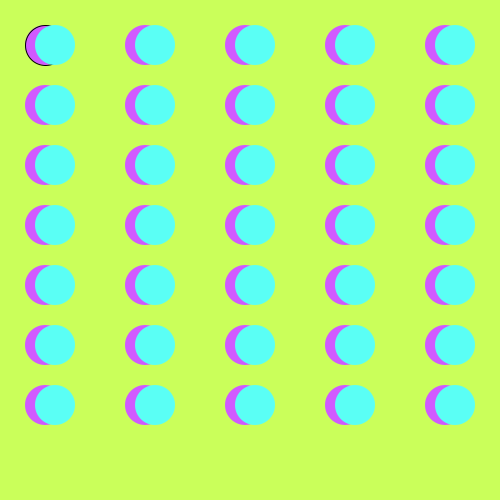
Frame 1 (no input)
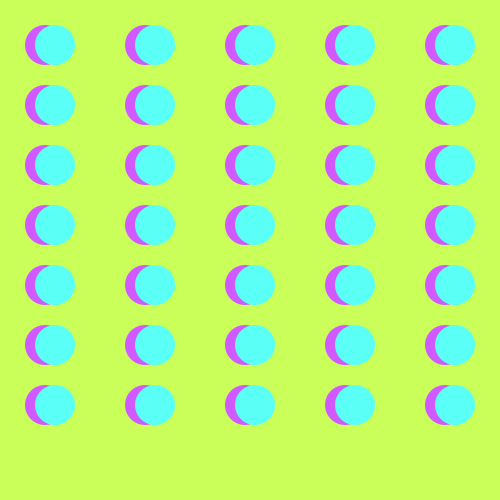
Frame 60 (the mouse pressed at the canvas centre just before this capture)
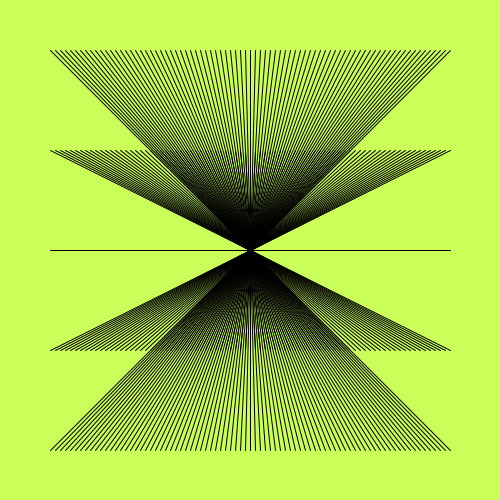
Frame 120 (the mouse held since frame 60 and released just before this capture)

The Processing sketch that drew these frames (run headless with seeded random() and noise(); from frame 60 on, the mouse is pressed at the canvas centre):

// Processing sketch: processing_57170
// ── processing_57170.pde

int option = 1;

void setup() {

size(500, 500);

smooth();



}

void draw() {

background(202,255,90);

if (option == 1) {

// Option 1: Stitches

for (int x = 50; 
x <= width-50; 
x += 100) {

for (int y = 50;
y <= height-50;
y+=60) {
fill (208,90,255);
ellipse(x-5, y-5, 40, 40);
noStroke();
fill (90,255,245);
ellipse(x+5, y-5,40, 40);

}

}

} 

else if (option == 2) {

// Option 2: Perspective

for (int x = 50; 
x <= width-50; 
x += 5) {

for (int y = 50;
y <= height-50;
y+=100) {
  
stroke(0);
line(x, y, width/2, height/2);

}

}

} 

else if (option == 3) {

// Option 3: Overlapping circles

for (int x = 50; 
x <= width-50; 
x += 100) {

for (int y = 50;
y <= height-50;
y+=60) {
noStroke();
fill(103,90,255);
ellipse(x, y, 5, 5);

}

}

} 

else if (option == 4) {

// Option 4: Rotating arcs

int count = 120;

for (int x = 50;
x <= width-50;
x += 20) {

for (int y = 50;
y <= height-50;
y+=20) {

float s = map(count, 160, 0, 0, TWO_PI*2);
stroke (90,127,255);
fill (255,90,129);
arc(x, y, 20, 20, s, s + PI);

count--;

}

}

} 

else if (option == 5) {

// Option 5: Groups of fiv
for (int x = 50;
x < width-50;
x += 80) {
  
for (int y = 50;
y < height-50; 
y+=80) {
  
//rect(x-10, y-10, 22, 22);
for (int i = 0; i < 25; i+=5) {
fill (255,137,90);
rect(x + i, y, 20,20);
fill (108,255,251);
rect (x+i,y+i,30,30);
fill (252,255,108);
rect (x-i, y-i, 40,40);
}

}
}
}
else if (option == 6) {
fill( 252,238,76);
ellipse(250, 250 ,200, 200);
noStroke();
fill(0);
ellipse (250,270,80,80);
ellipse (220,200,30,30);
ellipse (280,200,30,30);
}
}

void mousePressed() {

option++;

if (option > 6) option = 1;

}
